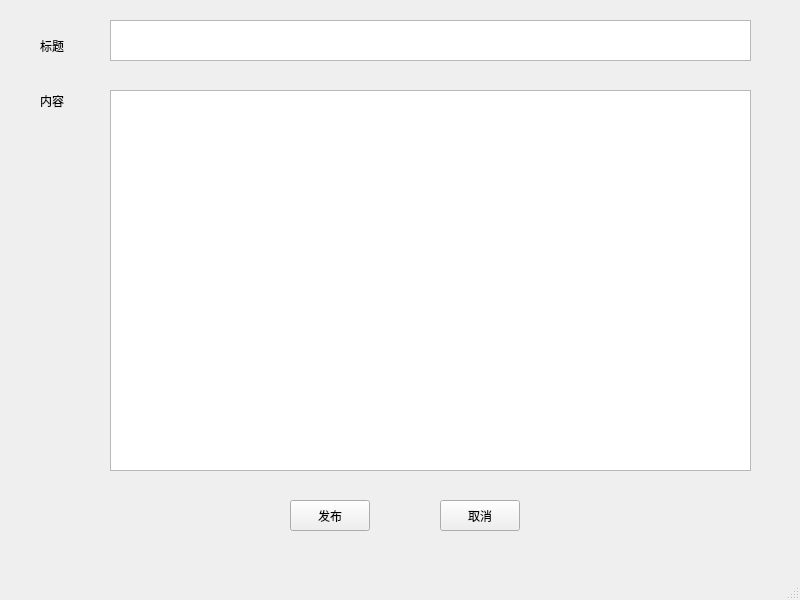
<?xml version="1.0" encoding="UTF-8"?>
<ui version="4.0">
 <class>Writepostwindow</class>
 <widget class="QMainWindow" name="Writepostwindow">
  <property name="geometry">
   <rect>
    <x>0</x>
    <y>0</y>
    <width>800</width>
    <height>600</height>
   </rect>
  </property>
  <property name="minimumSize">
   <size>
    <width>800</width>
    <height>600</height>
   </size>
  </property>
  <property name="maximumSize">
   <size>
    <width>800</width>
    <height>600</height>
   </size>
  </property>
  <property name="windowTitle">
   <string>MainWindow</string>
  </property>
  <widget class="QWidget" name="centralwidget">
   <widget class="QLabel" name="label_2">
    <property name="geometry">
     <rect>
      <x>40</x>
      <y>80</y>
      <width>54</width>
      <height>41</height>
     </rect>
    </property>
    <property name="text">
     <string>内容</string>
    </property>
   </widget>
   <widget class="QTextEdit" name="title">
    <property name="geometry">
     <rect>
      <x>110</x>
      <y>20</y>
      <width>641</width>
      <height>41</height>
     </rect>
    </property>
   </widget>
   <widget class="QLabel" name="label">
    <property name="geometry">
     <rect>
      <x>40</x>
      <y>30</y>
      <width>54</width>
      <height>31</height>
     </rect>
    </property>
    <property name="text">
     <string>标题</string>
    </property>
   </widget>
   <widget class="QTextEdit" name="content">
    <property name="geometry">
     <rect>
      <x>110</x>
      <y>90</y>
      <width>641</width>
      <height>381</height>
     </rect>
    </property>
   </widget>
   <widget class="QPushButton" name="push">
    <property name="geometry">
     <rect>
      <x>290</x>
      <y>500</y>
      <width>80</width>
      <height>31</height>
     </rect>
    </property>
    <property name="text">
     <string>发布</string>
    </property>
   </widget>
   <widget class="QPushButton" name="cancel">
    <property name="geometry">
     <rect>
      <x>440</x>
      <y>500</y>
      <width>80</width>
      <height>31</height>
     </rect>
    </property>
    <property name="text">
     <string>取消</string>
    </property>
   </widget>
  </widget>
  <widget class="QMenuBar" name="menubar">
   <property name="geometry">
    <rect>
     <x>0</x>
     <y>0</y>
     <width>800</width>
     <height>21</height>
    </rect>
   </property>
  </widget>
  <widget class="QStatusBar" name="statusbar"/>
 </widget>
 <resources/>
 <connections/>
</ui>
